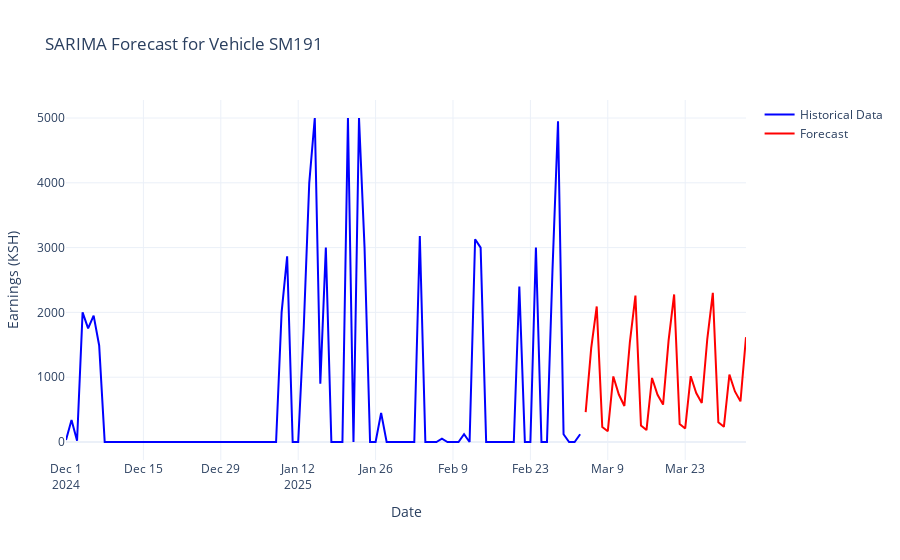

Write notebook code for a chart like this one.
### Code cell
import os
import json
import plotly.io as pio

def display_plotly_graph(file_path):
    if not os.path.exists(file_path):
        print('File not found')
        return

    with open(file_path, "r") as file:
        fig_dict = json.load(file)  # This is a dictionary, not a string

    # Convert dictionary back to a JSON string
    fig_json_str = json.dumps(fig_dict)

    # Convert JSON string to Plotly figure
    fig = pio.from_json(fig_json_str)

    # Display the graph
    fig.show()

# Example usage:
path = "/home/tjselevani/Desktop/Apps/vscode/python/python analysis/json/SM191/forecast/sarima_forecast.json"
display_plotly_graph(path)
